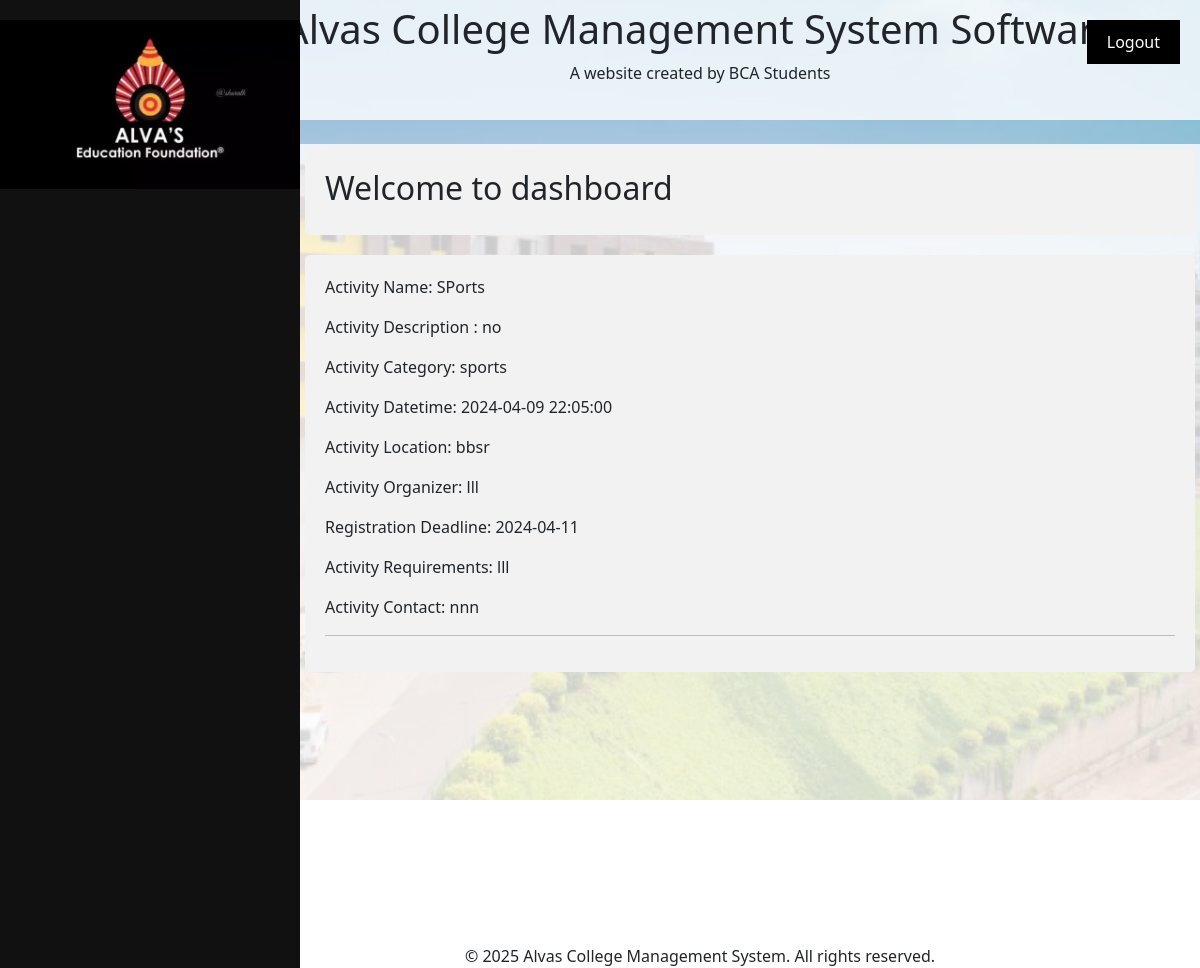
/each_extracurricula_activities.php?id=1, run on the app's committed database.
### tables this page shows
CREATE TABLE `activities` (
  `id` int(11) NOT NULL,
  `activity_name` varchar(255) NOT NULL,
  `activity_description` text NOT NULL,
  `activity_category` varchar(100) NOT NULL,
  `activity_datetime` datetime NOT NULL,
  `activity_location` varchar(255) NOT NULL,
  `activity_organizer` varchar(255) NOT NULL,
  `activity_requirements` text,
  `registration_deadline` date NOT NULL,
  `activity_contact` varchar(100) NOT NULL,
  `activity_image` varchar(255) NOT NULL
);

### each_extracurricula_activities.php (the view, shortened to what this page needs)
<!DOCTYPE html>
<html lang="en">
<head>
    <link rel="stylesheet" href="style.css">
</head>
<body>
    <?php
    include 'sidebar.php';
    include 'header.php';
    include 'db_connection.php';
    if (isset($_GET['id'])) {
        $id = $_GET['id'];
        $sql = "SELECT * FROM activities WHERE id = $id";
        $result = $conn->query($sql);
        if ($result->num_rows > 0) {
            $row = $result->fetch_assoc();
            ?>
            <div class="dashboard">
                <div class="widget">
                    <h2>Welcome to dashboard</h2>
                </div>
                <div class="content">
                    <div class="widget">
                        <?php
                        echo "<p>Activity Name: " . $row["activity_name"] . "</p>";
                        echo "<p>Activity Description : " . $row["activity_description"] . "</p>";
                        echo "<p>Activity Category: " . $row["activity_category"] . "</p>";
                        echo "<p>Activity Datetime: " . $row["activity_datetime"] . "</p>";
                        echo "<p>Activity Location: " . $row["activity_location"] . "</p>";
                        echo "<p>Activity Organizer: " . $row["activity_organizer"] . "</p>";
                        echo "<p>Registration Deadline: " . $row["registration_deadline"] . "</p>";
                        echo "<p>Activity Requirements: " . $row["activity_requirements"] . "</p>";
                        echo "<p>Activity Contact: " . $row["activity_contact"] . "</p>";
                        echo "<hr>";
                        ?>
                    </div>
                </div>
            </div>
        </body>
        <?php
        } else {
            echo "User not found.";
        }
    } else {
        echo "User ID not provided.";
    }
    ?>
<?php
include 'footer.php';
?>
</html>

### style.css (style rules this page uses)
.dashboard { background-color: rgba(255, 255, 255, 0.8); padding: 05px; position: relative; height: 100%; margin-left:200px; }

### each_extracurricula_activities.php (style rules this page uses)
.widget { background-color: #f2f2f2; padding: 20px; margin-left: 100px; margin-bottom: 20px; border-radius: 5px; }
.widget h2 { margin-top: 0; }
body { background-image: url('image/c2.jpg'); background-size: cover; background-position: center; background-repeat: no-repeat; height: 100vh; }

### data on the page
activities: activity_name "SPorts", activity_description "no", activity_category "sports", activity_datetime "2024-04-09 22:05:00", activity_location "bbsr", activity_organizer "lll", registration_deadline "2024-04-11", activity_requirements "lll", activity_contact "nnn"
